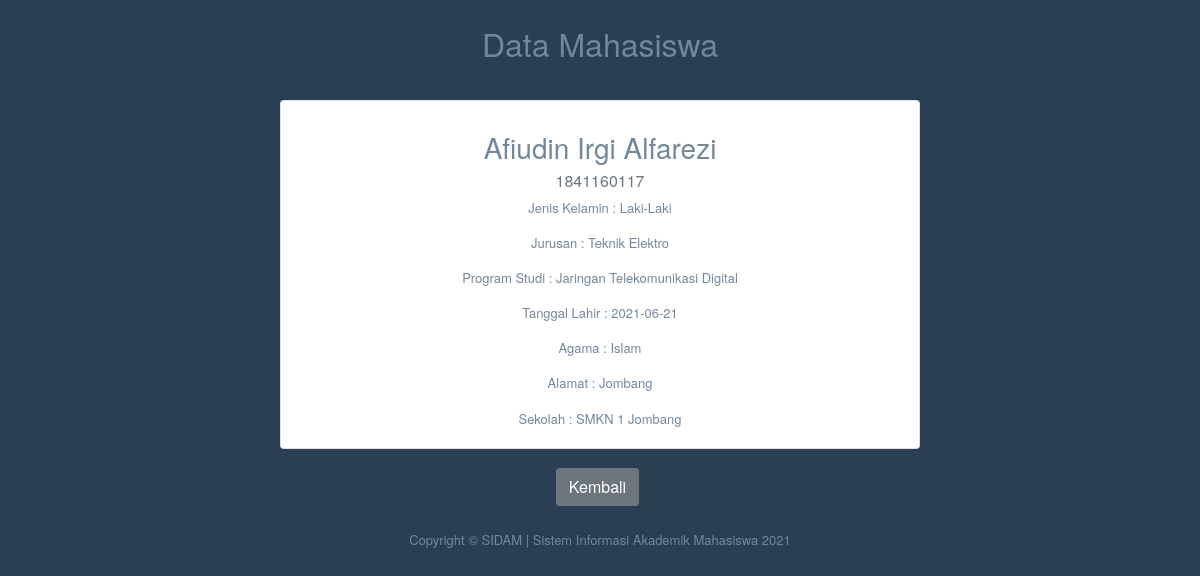
The page /view.php?page=view_mhs&Nim=1841160117 on the database its author committed.
### tables this page shows
CREATE TABLE `mahasiswa` (
  `Nim` int(10) NOT NULL,
  `Nama_Mhs` varchar(50) NOT NULL,
  `Nik_Mhs` varchar(16) NOT NULL,
  `Jenis_Kelamin` varchar(50) NOT NULL,
  `Program_Studi` varchar(50) NOT NULL,
  `Jurusan` varchar(30) NOT NULL,
  `Tanggal_Lahir` date NOT NULL,
  `Agama` varchar(10) NOT NULL,
  `Alamat` varchar(50) NOT NULL,
  `Sekolah` varchar(30) NOT NULL,
  `Alamat_Sekolah` varchar(50) NOT NULL,
  `Tahun_Lulus` year(4) NOT NULL,
  `Nama_Ayah` varchar(50) NOT NULL,
  `Nik_Ayah` varchar(16) NOT NULL,
  `Pekerjaan_Ayah` varchar(30) NOT NULL,
  `Nama_Ibu` varchar(50) NOT NULL,
  `Nik_Ibu` varchar(16) NOT NULL,
  `Pekerjaan_Ibu` varchar(30) NOT NULL
);

### view.php (the view, shortened to what this page needs)
<!DOCTYPE html>
<html lang="en">
  <head>
    <link href="assets/bootstrap/dist/css/bootstrap.min.css" rel="stylesheet">
    <link href="assets/font-awesome/css/font-awesome.min.css" rel="stylesheet">
    <link href="assets/nprogress/nprogress.css" rel="stylesheet">
    <link href="assets/iCheck/skins/flat/green.css" rel="stylesheet">
    <link href="assets/bootstrap-progressbar/css/bootstrap-progressbar-3.3.4.min.css" rel="stylesheet">
    <link href="assets/css/custom.min.css" rel="stylesheet">
  </head>
<?php include('config.php'); ?>
	<div class="container" style="margin-top:20px">
		<center><font size="6">Data Mahasiswa</font></center>
		<hr>
<?php
		if(isset($_GET['Nim'])){
			$Nim = $_GET['Nim'];
			$select = mysqli_query($koneksi, "SELECT * FROM mahasiswa WHERE Nim='$Nim'") or die(mysqli_error($koneksi));
			if(mysqli_num_rows($select) == 0){
				echo '<div class="alert alert-warning">Data tidak ada dalam database.</div>';
				exit();
			}else{
				$data = mysqli_fetch_assoc($select);
			}
		}
		?>
<center>
        <div class="card" style="width: 40rem;">
    <div class="card-body">
        <h3 class="card-title">
        <?php echo $data['Nama_Mhs'];?><br>
        </h3>
        <h6 class="card-subtitle mb-2 text-muted">
            <?php echo $data['Nim'];?>
        </h6>
        <p class="card-text">
            Jenis Kelamin : <?php echo $data['Jenis_Kelamin'];?>
        </p>
        <p class="card-text">
            Jurusan : <?php echo $data['Jurusan'];?>
        </p>
        <p class="card-text">
            Program Studi  : <?php echo $data['Program_Studi'];?>
        </p>
        <p class="card-text">
            Tanggal Lahir : <?php echo $data['Tanggal_Lahir'];?>
        </p>
        <p class="card-text">
            Agama : <?php echo $data['Agama'];?>
        </p>
        <p class="card-text">
            Alamat : <?php echo $data['Alamat'];?>
        </p>
        <p class="card-text">
            Sekolah : <?php echo $data['Sekolah'];?>
        </p>
        </center>
    </div>
  <br>
    <center>
    <div>
    <a href="halaman_admin.php?page=tampil_mhs" class="btn btn-secondary">Kembali</a>
    <br>
    <br>
    <p> Copyright © SIDAM | Sistem Informasi Akademik Mahasiswa 2021 </p>
    </div>
    </center>

### rows shown on the page
mahasiswa: Nama_Mhs "Afiudin Irgi Alfarezi", Nim "1841160117", Jenis_Kelamin "Laki-Laki", Jurusan "Teknik Elektro", Program_Studi "Jaringan Telekomunikasi Digital", Tanggal_Lahir "2021-06-21", Agama "Islam", Alamat "Jombang", Sekolah "SMKN 1 Jombang"
